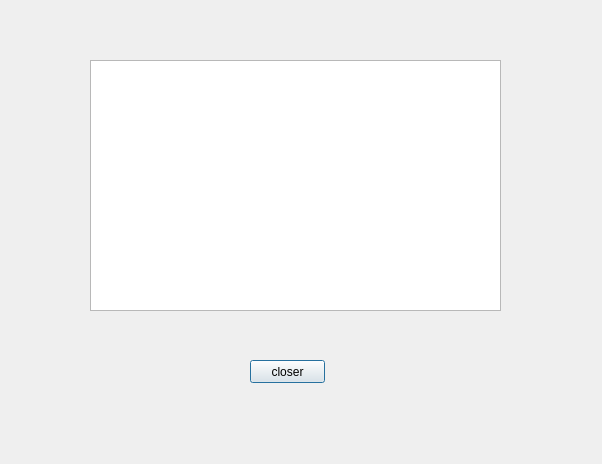
<?xml version="1.0" encoding="UTF-8"?>
<ui version="4.0">
 <class>Debug</class>
 <widget class="QDialog" name="Debug">
  <property name="geometry">
   <rect>
    <x>0</x>
    <y>0</y>
    <width>602</width>
    <height>464</height>
   </rect>
  </property>
  <property name="windowTitle">
   <string>Dialog</string>
  </property>
  <widget class="QTextEdit" name="Debug_2">
   <property name="geometry">
    <rect>
     <x>90</x>
     <y>60</y>
     <width>411</width>
     <height>251</height>
    </rect>
   </property>
  </widget>
  <widget class="QPushButton" name="closeBtn">
   <property name="geometry">
    <rect>
     <x>250</x>
     <y>360</y>
     <width>75</width>
     <height>23</height>
    </rect>
   </property>
   <property name="text">
    <string>closer</string>
   </property>
  </widget>
 </widget>
 <resources/>
 <connections/>
</ui>
